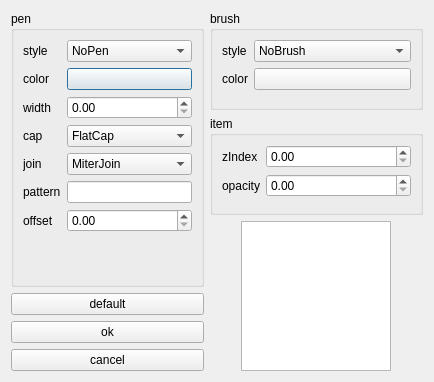
<?xml version="1.0" encoding="UTF-8"?>
<ui version="4.0">
 <class>dialog_settins_el</class>
 <widget class="QDialog" name="dialog_settins_el">
  <property name="geometry">
   <rect>
    <x>0</x>
    <y>0</y>
    <width>336</width>
    <height>382</height>
   </rect>
  </property>
  <property name="windowTitle">
   <string>settings</string>
  </property>
  <layout class="QHBoxLayout" name="horizontalLayout">
   <item>
    <layout class="QVBoxLayout" name="verticalLayout">
     <item>
      <widget class="QGroupBox" name="gr_box_pen">
       <property name="title">
        <string>pen</string>
       </property>
       <layout class="QFormLayout" name="formLayout_2">
        <item row="1" column="0">
         <widget class="QLabel" name="lbl_pen_color">
          <property name="text">
           <string>color</string>
          </property>
         </widget>
        </item>
        <item row="1" column="1">
         <widget class="QPushButton" name="btn_pen_color">
          <property name="text">
           <string/>
          </property>
         </widget>
        </item>
        <item row="5" column="0">
         <widget class="QLabel" name="lbl_pen_cap_style">
          <property name="text">
           <string>cap</string>
          </property>
         </widget>
        </item>
        <item row="5" column="1">
         <widget class="QComboBox" name="com_box_pen_cap_style">
          <item>
           <property name="text">
            <string>FlatCap</string>
           </property>
          </item>
          <item>
           <property name="text">
            <string>SquareCap</string>
           </property>
          </item>
          <item>
           <property name="text">
            <string>RoundCap</string>
           </property>
          </item>
          <item>
           <property name="text">
            <string>MPenCapStyle</string>
           </property>
          </item>
         </widget>
        </item>
        <item row="6" column="0">
         <widget class="QLabel" name="lbl_pen_join_style">
          <property name="text">
           <string>join</string>
          </property>
         </widget>
        </item>
        <item row="6" column="1">
         <widget class="QComboBox" name="com_box_pen_join_style">
          <item>
           <property name="text">
            <string>MiterJoin</string>
           </property>
          </item>
          <item>
           <property name="text">
            <string>BevelJoin</string>
           </property>
          </item>
          <item>
           <property name="text">
            <string>RoundJoin</string>
           </property>
          </item>
          <item>
           <property name="text">
            <string>SvgMiterJoin</string>
           </property>
          </item>
          <item>
           <property name="text">
            <string>MPenJoinStyle</string>
           </property>
          </item>
         </widget>
        </item>
        <item row="7" column="0">
         <widget class="QLabel" name="lbl_pen_dash_pattern">
          <property name="text">
           <string>pattern</string>
          </property>
         </widget>
        </item>
        <item row="7" column="1">
         <widget class="QLineEdit" name="l_e_dash_pattern"/>
        </item>
        <item row="8" column="0">
         <widget class="QLabel" name="lbl_pen_dash_offset">
          <property name="text">
           <string>offset</string>
          </property>
         </widget>
        </item>
        <item row="8" column="1">
         <widget class="QDoubleSpinBox" name="dbl_sp_box_dash_offset"/>
        </item>
        <item row="3" column="1">
         <widget class="QDoubleSpinBox" name="dbl_sp_box_width"/>
        </item>
        <item row="3" column="0">
         <widget class="QLabel" name="lbl_pen_width">
          <property name="text">
           <string>width</string>
          </property>
         </widget>
        </item>
        <item row="0" column="0">
         <widget class="QLabel" name="lbl_pen_style">
          <property name="text">
           <string>style</string>
          </property>
         </widget>
        </item>
        <item row="0" column="1">
         <widget class="QComboBox" name="com_box_pen_style">
          <item>
           <property name="text">
            <string>NoPen</string>
           </property>
          </item>
          <item>
           <property name="text">
            <string>SolidLine</string>
           </property>
          </item>
          <item>
           <property name="text">
            <string>DashLine</string>
           </property>
          </item>
          <item>
           <property name="text">
            <string>DotLine</string>
           </property>
          </item>
          <item>
           <property name="text">
            <string>DashDotLine</string>
           </property>
          </item>
          <item>
           <property name="text">
            <string>DashDotDotLine</string>
           </property>
          </item>
          <item>
           <property name="text">
            <string>CustomDashLine</string>
           </property>
          </item>
          <item>
           <property name="text">
            <string>MPenStyle</string>
           </property>
          </item>
         </widget>
        </item>
       </layout>
      </widget>
     </item>
     <item>
      <layout class="QVBoxLayout" name="verticalLayout_4">
       <item>
        <widget class="QPushButton" name="btn_default">
         <property name="text">
          <string>default</string>
         </property>
        </widget>
       </item>
       <item>
        <widget class="QPushButton" name="btn_ok">
         <property name="text">
          <string>ok</string>
         </property>
        </widget>
       </item>
       <item>
        <widget class="QPushButton" name="btn_cancel">
         <property name="text">
          <string>cancel</string>
         </property>
        </widget>
       </item>
      </layout>
     </item>
    </layout>
   </item>
   <item>
    <layout class="QVBoxLayout" name="verticalLayout_3">
     <item>
      <widget class="QGroupBox" name="gr_box_brush">
       <property name="title">
        <string>brush</string>
       </property>
       <layout class="QFormLayout" name="formLayout">
        <item row="1" column="0">
         <widget class="QLabel" name="lbl_brush_color">
          <property name="text">
           <string>color</string>
          </property>
         </widget>
        </item>
        <item row="1" column="1">
         <widget class="QPushButton" name="btn_brush_color">
          <property name="text">
           <string/>
          </property>
         </widget>
        </item>
        <item row="0" column="0">
         <widget class="QLabel" name="lbl_brush_style">
          <property name="text">
           <string>style</string>
          </property>
         </widget>
        </item>
        <item row="0" column="1">
         <widget class="QComboBox" name="com_box_brush_style">
          <item>
           <property name="text">
            <string>NoBrush</string>
           </property>
          </item>
          <item>
           <property name="text">
            <string>SolidPattern</string>
           </property>
          </item>
          <item>
           <property name="text">
            <string>Dense1Pattern</string>
           </property>
          </item>
          <item>
           <property name="text">
            <string>Dense2Pattern</string>
           </property>
          </item>
          <item>
           <property name="text">
            <string>Dense3Pattern</string>
           </property>
          </item>
          <item>
           <property name="text">
            <string>Dense4Pattern</string>
           </property>
          </item>
          <item>
           <property name="text">
            <string>Dense5Pattern</string>
           </property>
          </item>
          <item>
           <property name="text">
            <string>Dense6Pattern</string>
           </property>
          </item>
          <item>
           <property name="text">
            <string>Dense7Pattern</string>
           </property>
          </item>
          <item>
           <property name="text">
            <string>HorPattern</string>
           </property>
          </item>
          <item>
           <property name="text">
            <string>VerPattern</string>
           </property>
          </item>
          <item>
           <property name="text">
            <string>CrossPattern</string>
           </property>
          </item>
          <item>
           <property name="text">
            <string>BDiagPattern</string>
           </property>
          </item>
          <item>
           <property name="text">
            <string>FDiagPattern</string>
           </property>
          </item>
          <item>
           <property name="text">
            <string>DiagCrossPattern</string>
           </property>
          </item>
          <item>
           <property name="text">
            <string>LinearGradientPattern</string>
           </property>
          </item>
          <item>
           <property name="text">
            <string>RadialGradientPattern</string>
           </property>
          </item>
          <item>
           <property name="text">
            <string>ConicalGradientPattern</string>
           </property>
          </item>
          <item>
           <property name="text">
            <string>TexturePattern</string>
           </property>
          </item>
         </widget>
        </item>
       </layout>
      </widget>
     </item>
     <item>
      <widget class="QGroupBox" name="gr_box_item">
       <property name="title">
        <string>item</string>
       </property>
       <layout class="QFormLayout" name="formLayout_3">
        <item row="0" column="0">
         <widget class="QLabel" name="lbl_z_index">
          <property name="text">
           <string>zIndex</string>
          </property>
         </widget>
        </item>
        <item row="0" column="1">
         <widget class="QDoubleSpinBox" name="dbl_sp_box_z_index"/>
        </item>
        <item row="1" column="0">
         <widget class="QLabel" name="lbl_box_opacity">
          <property name="text">
           <string>opacity</string>
          </property>
         </widget>
        </item>
        <item row="1" column="1">
         <widget class="QDoubleSpinBox" name="dbl_sp_box_opacity"/>
        </item>
       </layout>
      </widget>
     </item>
     <item>
      <layout class="QGridLayout" name="gridLayout">
       <item row="0" column="0">
        <widget class="QGraphicsView" name="gr_view_priview">
         <property name="minimumSize">
          <size>
           <width>150</width>
           <height>150</height>
          </size>
         </property>
         <property name="maximumSize">
          <size>
           <width>150</width>
           <height>150</height>
          </size>
         </property>
         <property name="sizeIncrement">
          <size>
           <width>150</width>
           <height>150</height>
          </size>
         </property>
         <property name="baseSize">
          <size>
           <width>150</width>
           <height>150</height>
          </size>
         </property>
        </widget>
       </item>
      </layout>
     </item>
    </layout>
   </item>
  </layout>
 </widget>
 <resources/>
 <connections/>
</ui>
